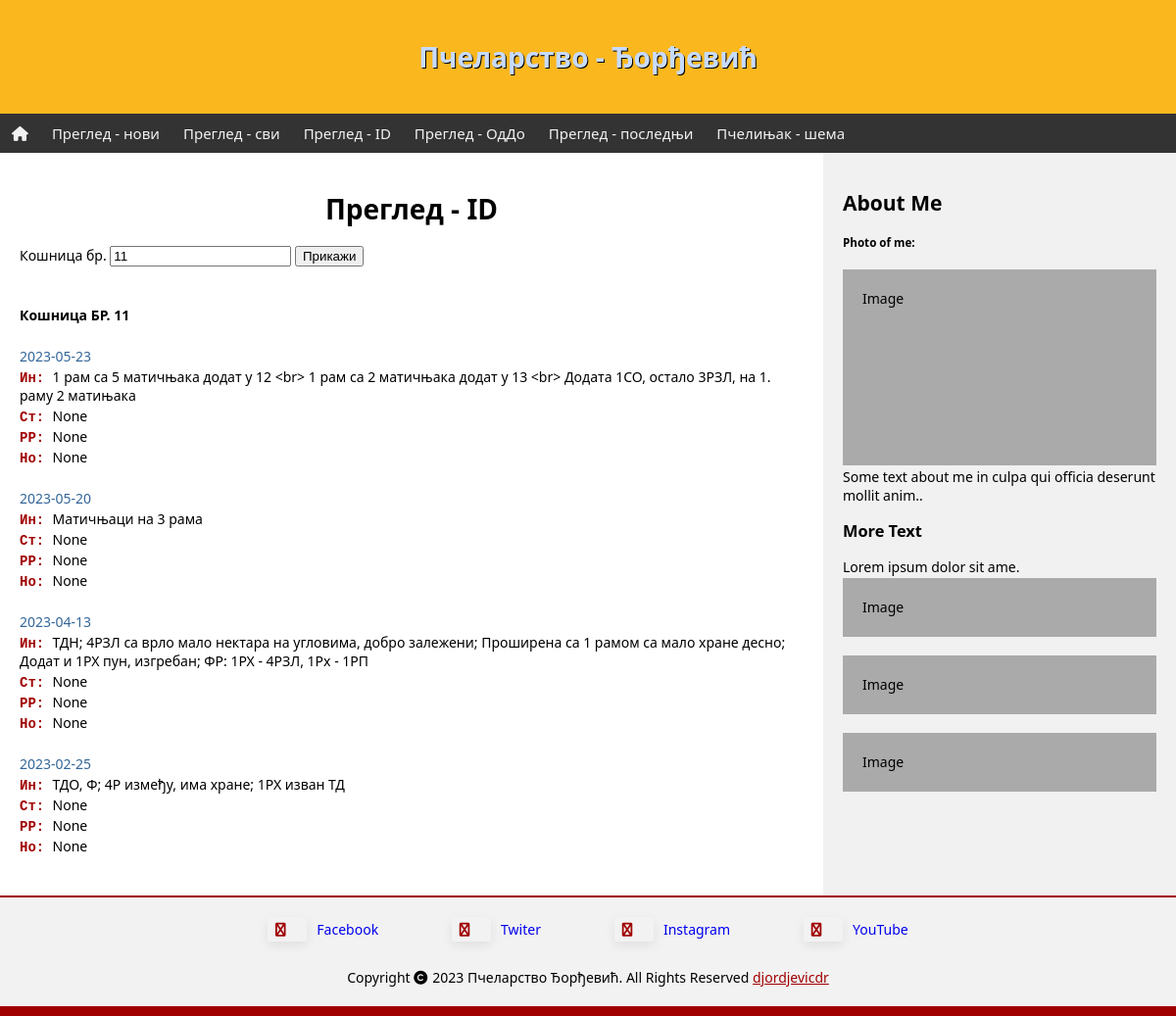
Page /inspect_by_id?hive_id=11 on the earlier database version.
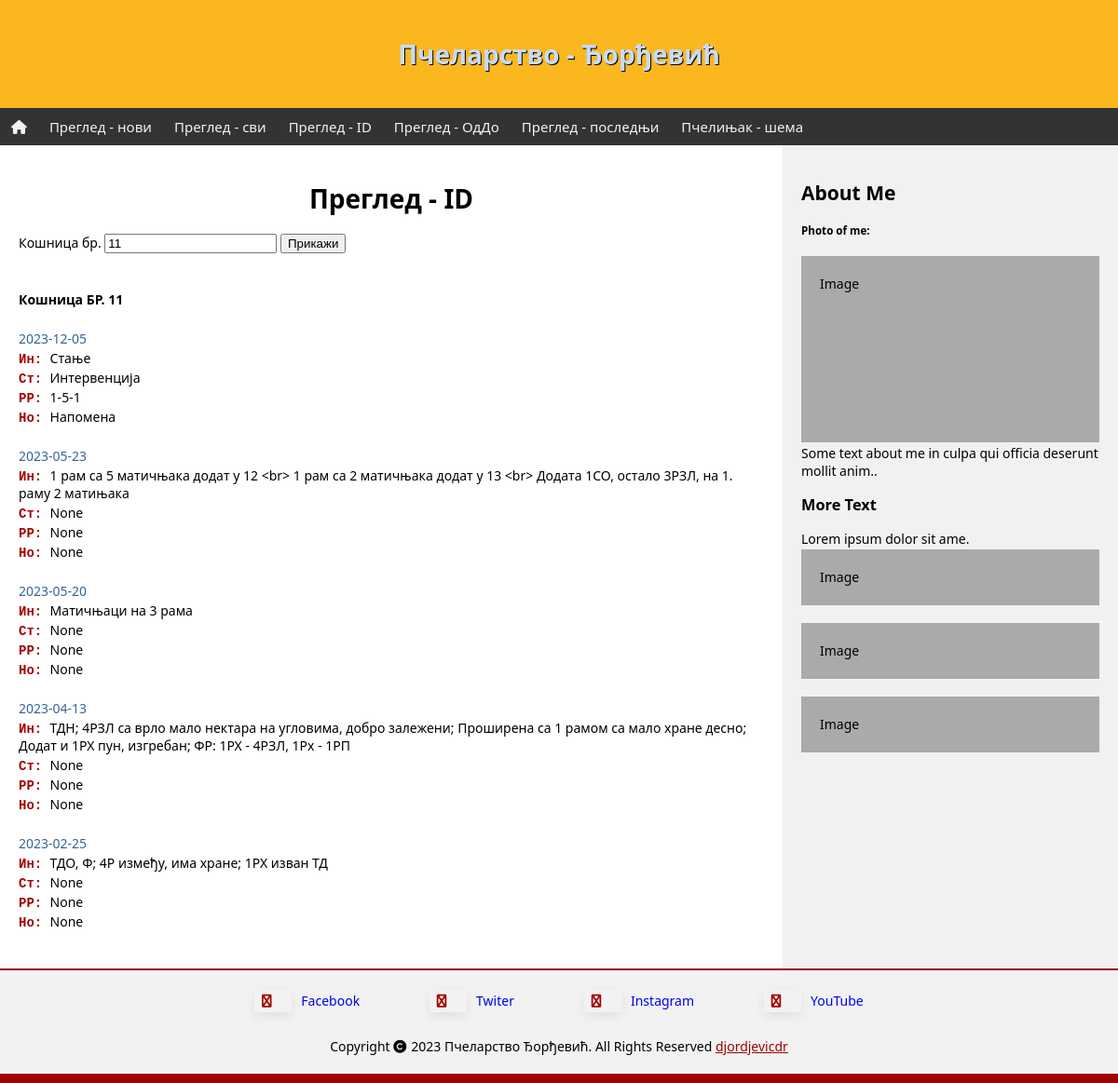
Same page on the later database version.
### tables this page shows
CREATE TABLE inspect (id INTEGER PRIMARY KEY ASC AUTOINCREMENT NOT NULL, hive_id TEXT (2) NOT NULL, date DATE NOT NULL, state VARCHAR (255), interv VARCHAR (255), frames VARCHAR (127), note VARCHAR (255));

### app.py (the view)
@app.route("/inspect_by_id")
def inspect_by_id():
    db = os.path.join(app.root_path, 'pcelinjak.db')
    con = sqlite3.connect(db)
    cur = con.cursor()
    hive_id = request.args.get("hive_id")
    if hive_id == None:
        return render_template("inspect_by_id.html", hive_id=None, review=None)
    else:
        sql="""
        SELECT date, hive_id, interv, state, frames, note
        FROM inspect
        WHERE hive_id=?
        ORDER BY date DESC
        """
        cur.execute(sql, (hive_id,))
        rew=cur.fetchall()
        con.close()
        return render_template("inspect_by_id.html", hive_id=hive_id, review=rew)

### templates/inspect_by_id.html
{% extends 'template.html' %}
{% block content %}
<h1>Преглед - ID</h1>
<form>
  <label for="hive_id">Кошница бр.</label>
  <input type="text" name="hive_id" id="hive_id" {% if hive_id != None %} value="{{ hive_id }}" {% endif %} />
  <input type="submit" value="Прикажи" />
</form>
{% if review != None %}
  <br>
  <br>
  <p><b>Кошница БР. {{ hive_id }}</b></p>
  <br>
  {% for (date, hive_id, state, interv, frames, note) in review %}
    <p style="color: #336699">{{ date }}</p>
	  <p><span class="vst">Ин: </span>{{ interv }}</p>
    <p><span class="vst">Ст: </span>{{ state }}</p>
	  <p><span class="vst">РР: </span>{{ frames }}</p>
	  <p><span class="vst">Но: </span>{{ note }}</p>
    <br>
  {% endfor %}
{% endif %}
{% endblock content %}

### templates/template.html (shortened to what this page needs)
<!DOCTYPE html>
<html>
<head>
<link rel="stylesheet" href="https://cdnjs.cloudflare.com/ajax/libs/font-awesome/6.4.0/css/all.min.css">
<link rel="stylesheet" href="static/css/style.css">
<link rel="stylesheet" href="static/css/nice_table.css">
</head>
<body>
<div class="header">
  <h1>Пчеларство - Ђорђевић</h1>
</div>
<div class="topnav" id="myTopnav">
    <a href="/" class="home"><i class="fa fa-home"></i></a>
    <a href="/inspect_add">Преглед - нови</a>
    <a href="/inspect_all">Преглед - сви</a>
    <a href="/inspect_by_id">Преглед - ID</a>
    <a href="/inspect_by_date">Преглед - ОдДо</a>
    <a href="/inspect_last">Преглед - последњи</a>
    <a href="/shema">Пчелињак - шема</a>
</div>
<div class="row">
  <div class="main">
    {% block content %}
    {% endblock content %}
  </div>
  <div class="side">
    <h2>About Me</h2>
    <h5>Photo of me:</h5>
    <div class="fakeimg" style="height:200px;">Image</div>
    <p>Some text about me in culpa qui officia deserunt mollit anim..</p>
    <h3>More Text</h3>
    <p>Lorem ipsum dolor sit ame.</p>
    <div class="fakeimg" style="height:60px;">Image</div><br>
    <div class="fakeimg" style="height:60px;">Image</div><br>
    <div class="fakeimg" style="height:60px;">Image</div>
  </div>
</div>
<div class="footer">
  <ul class="social">
    <li><a href="https://www.facebook.com/djordjevicdr" target="_blank"><i class="fa fa-facebook-square" aria-hidden="true"></i><span class="notranslate">Facebook</span></a></li>
    <li><a href="http://www.twitter.com/djordjevicdr" target="_blank"><i class="fa fa-twitter-square" aria-hidden="true"></i><span class="notranslate">Twiter</span></a></li>
    <li><a href="https://www.instagram.com/djordjevicdr/" target="_blank"><i class="fa fa-instagram" aria-hidden="true"></i><span class="notranslate">Instagram</span></a></li>
    <li style="margin-right: 0 !important;"><a href="http://www.youtube.com/user/djordjevicdr" target="_blank"><i class="fa fa-youtube" aria-hidden="true"></i><span class="notranslate">YouTube</span></a></li>
  </ul>
  <div style="margin: 20px 10px auto">
    Copyright <i class="fa fa-copyright" aria-hidden="true" style="margin-right: 5px;"></i>2023 Пчеларство Ђорђевић. All Rights Reserved <a href="https://mail.google.com/mail/?view=cm&fs=1&tf=1&to=djordjevicdr@gmail.com" target="_blank" style="color: #a00000">djordjevicdr</a>
  </div>
</div>
</body>
</html>

### static/css/style.css (style rules this page uses)
* { box-sizing: border-box; }
body { margin: 0; font-family: 'Segoe UI', Tahoma, Geneva, Verdana, sans-serif; font-size: 14px; }
p { margin-top: 2px; margin-bottom: 2px; }
h1 { text-align: center; }
.header { padding: 20px; text-align: center; background: #fab71e;; color: white; }
.header h1 { color: #c7dbff; text-shadow: 1px 1px #000000; }
.topnav { overflow: hidden; background-color: #333; }
.topnav a { float: left; display: block; color: #f2f2f2; text-align: center; padding: 10px 12px; text-decoration: none; font-size: 15px; }
.home { color: white; }
.row { display: flex; flex-wrap: wrap; }
.side { flex: 30%; background-color: #f1f1f1; padding: 20px; }
.main { flex: 70%; background-color: white; padding: 20px; }
.fakeimg { background-color: #aaa; width: 100%; padding: 20px; }
.footer { padding: 20px; text-align: center; background: #f2f2f2; border-top: 2px solid #a00000; border-bottom: 10px solid #a00000; }
.social { display: flex; flex-direction: row; list-style-type: none; display: table; margin: 0 auto; padding: 0; }
.social a { text-decoration: none; }
.social a i { box-shadow: rgb(0 0 0 / 8%) 0px 4px 12px; padding: 0.4em 1em 0.4em 0em; border-radius: 3px; color: #a00000; width: 40px; text-align: center; margin-bottom: 7px; margin-right: 10px; }
.social li { display:inline; margin-right: 75px; }
.vst { color: #a00000; font-weight: 600; font-family: 'Courier New', Courier, monospace; }

Differences in the rows shown:
added inspect: date "2023-12-05", state "Стање", interv "Интервенција", frames "1-5-1", note "Напомена"
